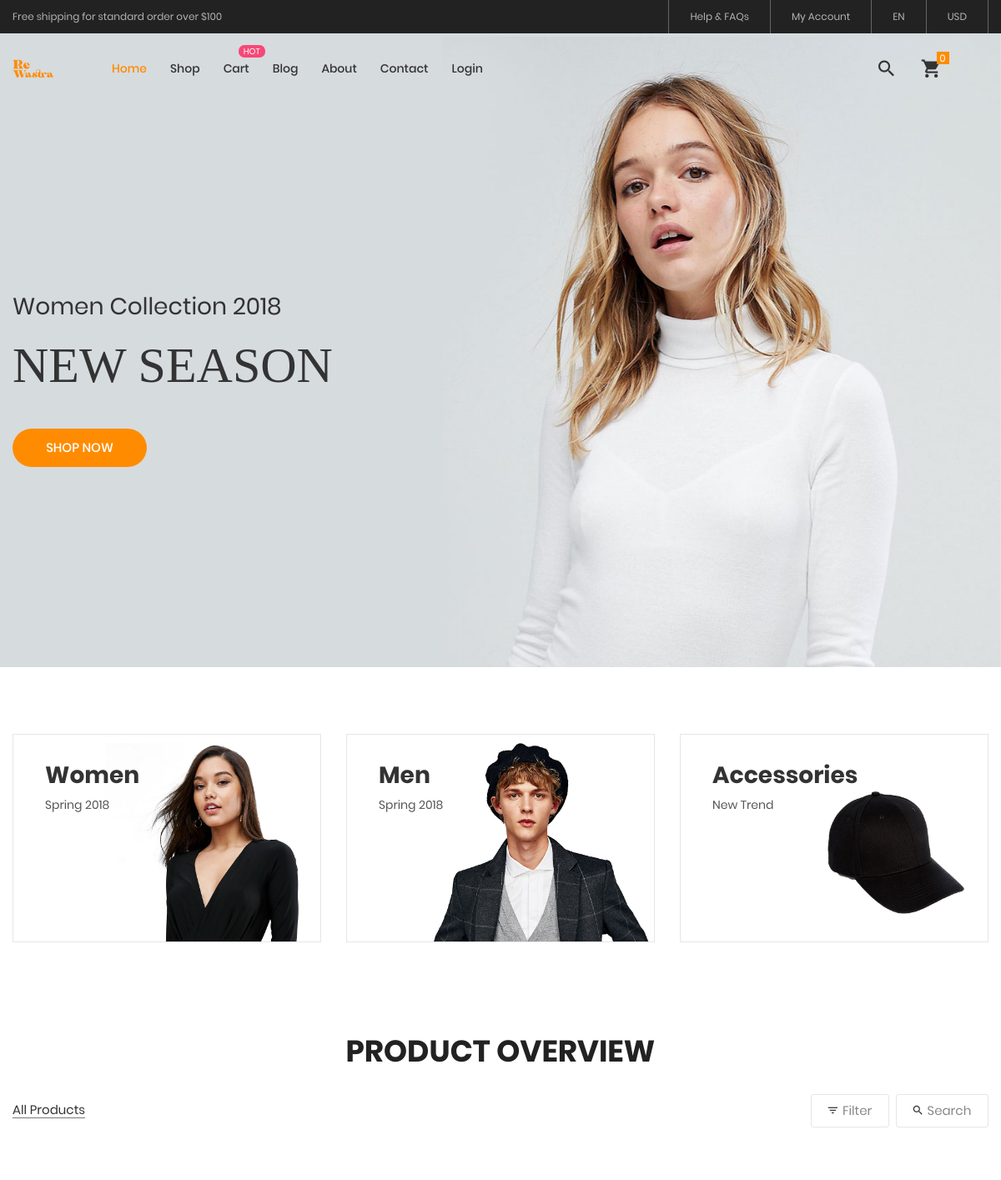
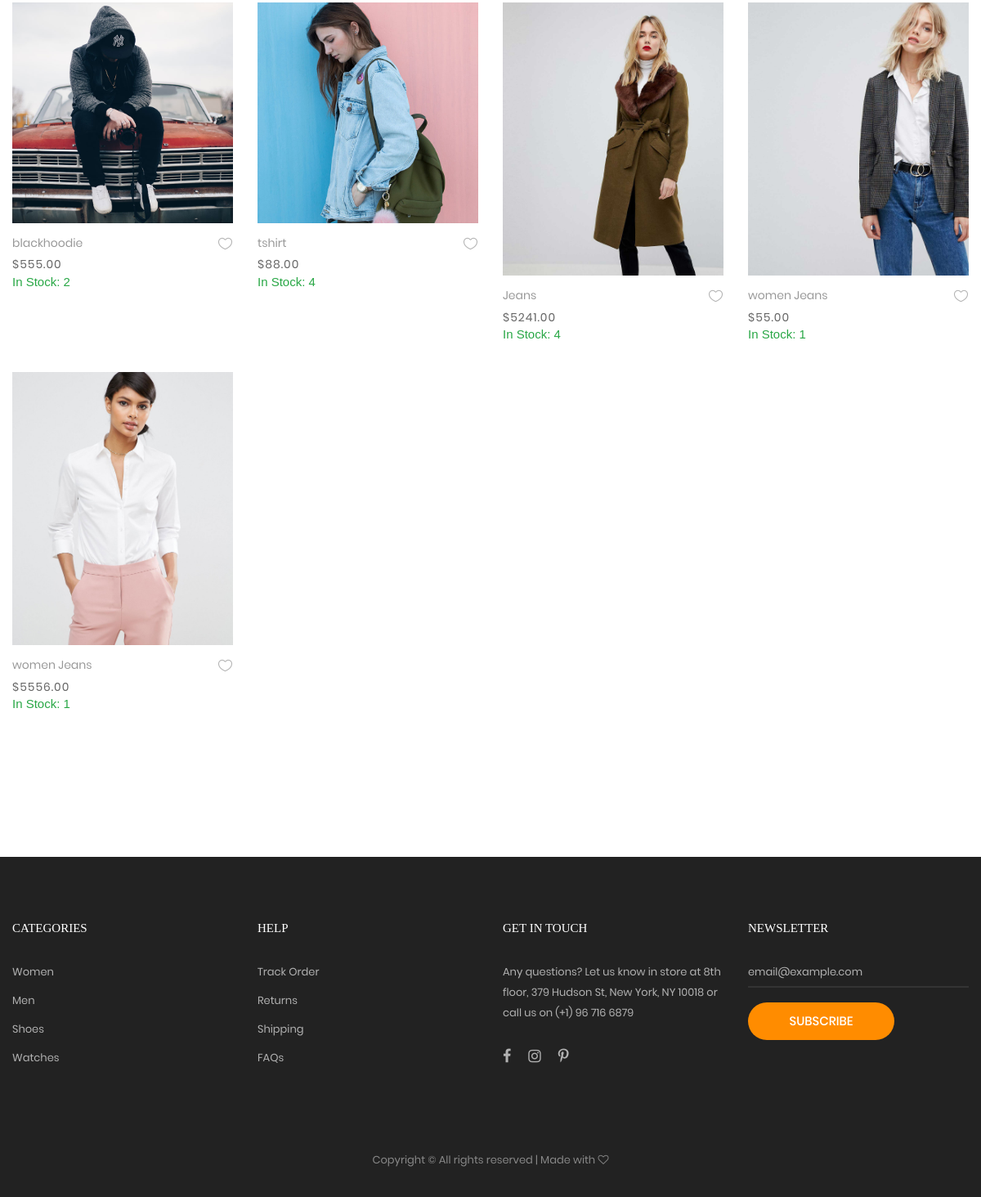
The page / on the database its author committed (2 pictures, top to bottom).
### sell/models.py (models this page shows, shortened)
class Product(models.Model):
    STATUS_CHOICES = [
        ('s', 'S'),
        ('m', 'M'),
        ('l', 'L'),
        ('xl', 'XL'),  # Consider adding a delivered status
    ]
    GENDER_CHOICES = [
        ('men', 'Men'),
        ('women', 'Women'),
        ('accessories', 'Accessories'),  # Consider adding a delivered status
    ]
    name = models.CharField(max_length=100)
    user = models.ForeignKey(CustomUser, on_delete=models.CASCADE, null=True, blank=True)
    description = models.TextField()
    price = models.DecimalField(max_digits=8, decimal_places=2)
    category = models.ForeignKey(Category, on_delete=models.CASCADE)
    material = models.ForeignKey(Material, on_delete=models.CASCADE, null=True, blank=True)
    discount = models.PositiveIntegerField(default=0, null=True, blank=True)
    image = models.ImageField(upload_to='static/products', null=True, blank=True)
    size = models.CharField(max_length=20,choices=STATUS_CHOICES, default='s')
    gender= models.CharField(max_length=20,choices=GENDER_CHOICES, default='men')
    created_at = models.DateTimeField(auto_now_add=True)
    stock_quantity = models.PositiveIntegerField(default=0)

### sell/views.py (the view, shortened to what this page needs)
# urls.py: path('',views.index,name='index'),
def index(request):
    if hasattr(request.user, 'is_farmer') and request.user.is_farmer:
        product = Product.objects.filter(user=request.user)
    else:
        product = Product.objects.all()
    category_obj = Category.objects.all()
    material_obj = Material.objects.all()
    sort_option = request.GET.get('sorted')
    search = request.GET.get('search')
    categories = request.GET.getlist('category')
    materials = request.GET.getlist('material')
    if sort_option == '2':
        product = product.order_by('-price')
    elif sort_option == '3':
        product = product.order_by('price')
    if search:
        product = product.filter(Q(name__icontains=search) | Q(category__name__icontains=search))
    if categories:
        product = product.filter(category__name__in=categories)
    if materials:
        product = product.filter(material__name__in=materials)
    total_cart_items = 0
    total_message_items = 0
    total_price = 0
    cart_items = []
    total_amount = sum(cart_item.total_price for cart_item in cart_items) if cart_items else 0
    context = {
        'product': product,
        'total_amount': total_amount,
        'search': search,
        'category_obj': category_obj,
        'material_obj': material_obj,
        'cart_items': cart_items,
        'total_cart_items': total_cart_items,
        'total_message_items': total_message_items,
    }
    return render(request, 'index.html', context)

### templates/index.html (shortened to what this page needs)
{% extends "base.html" %}
{% load static %}
{% block content %}
	<section class="section-slide">
		<div class="wrap-slick1">
			<div class="slick1">
				<div class="item-slick1" style="background-image: url({% static 'images/slide-01.jpg' %});">
					<div class="container h-full">
						<div class="flex-col-l-m h-full p-t-100 p-b-30 respon5">
							<div class="layer-slick1 animated visible-false" data-appear="fadeInDown" data-delay="0">
								<span class="ltext-101 cl2 respon2">
									Women Collection 2018
								</span>
							</div>
							<div class="layer-slick1 animated visible-false" data-appear="fadeInUp" data-delay="800">
								<h2 class="ltext-201 cl2 p-t-19 p-b-43 respon1">
									NEW SEASON
								</h2>
							</div>
							<div class="layer-slick1 animated visible-false" data-appear="zoomIn" data-delay="1600">
								<a href="" class="flex-c-m stext-101 cl0 size-101 bg1 bor1 hov-btn1 p-lr-15 trans-04">
									Shop Now
								</a>
							</div>
						</div>
					</div>
				</div>
			</div>
		</div>
	</section>
{% if request.user.is_superuser %}
<style>
    .service-item {
		text-align: center;
		padding: 20px;
		border-radius: 5px;
		margin-bottom: 20px;
		transition: background-color 0.3s ease, transform 0.3s ease;
		position: relative; /* Needed for stretched-link */
	  }
	  .service-item:hover {
		background-color: #ff8c00; /* Light yellow background on hover */
		transform: scale(1.05); /* Slightly scale up on hover */
	  }
	  .service-icon {
		font-size: 40px;
		color: #ff8c00;
		margin-bottom: 15px;
	  }
	  p {
		color: #222222;
	  }
	  .service-title {
		font-weight: bold;
		font-size: 28px;
		color: #ff8c00;
		margin-bottom: 10px;
	  }
</style>
  <div class="container mt-5">
	<div class="row">
	  <div class="col-12 title-all text-center mb-5">
		<h1 class="font-weight-bold">Dashboard</h1>
		<p>Consectetur adipiscing elit nullam nunc justo sagittis suscipit ultrices.</p>
	  </div>
	  <div class="col-md-4 mb-4">
		<a href="{% url "blog" %}" class="service-item stretched-link">
		  <div class="service-icon">
			<i class="zmdi zmdi-image"></i>
		  </div>
		  <h5 class="service-title">Gallery</h5>
		  <p>Lorem ipsum dolor sit amet, consectetur adipiscing elit nullam nunc justo sagittis suscipit ultrices.</p>
		</a>
	  </div>
	  <div class="col-md-4 mb-4">
		<a href="{% url "admin_farmer" %}" class="service-item stretched-link">
		  <div class="service-icon">
			{% comment %} <i class="fas fa-user-friends"></i> {% endcomment %}
			<i class="zmdi zmdi-accounts"></i>
		  </div>
		  <h5 class="service-title">View Sellers</h5>
		  <p>Lorem ipsum dolor sit amet, consectetur adipiscing elit nullam nunc justo sagittis suscipit ultrices.</p>
		</a>
	  </div>
	  <div class="col-md-4 mb-4">
		<a href="{% url "admin_consumer" %}" class="service-item stretched-link">
		  <div class="service-icon">
			<i class="zmdi zmdi-account"></i>
		  </div>
		  <h5 class="service-title">View Users</h5>
		  <p>Lorem ipsum dolor sit amet, consectetur adipiscing elit nullam nunc justo sagittis suscipit ultrices.</p>
		</a>
	  </div>
	  <div class="col-md-4 mb-4">
		<a href="{% url "admin_product" %}" class="service-item stretched-link">
		  <div class="service-icon">
			<i class="zmdi zmdi-markunread-mailbox"></i>
		  </div>
		  <h5 class="service-title">View Product</h5>
		  <p>Lorem ipsum dolor sit amet, consectetur adipiscing elit nullam nunc justo sagittis suscipit ultrices.</p>
		</a>
	  </div>
	  <div class="col-md-4 mb-4">
		<a href="{% url "admin_order" %}" class="service-item stretched-link">
		  <div class="service-icon">
			<i class="zmdi zmdi-truck"></i>
		  </div>
		  <h5 class="service-title">View Order</h5>
		  <p>Lorem ipsum dolor sit amet, consectetur adipiscing elit nullam nunc justo sagittis suscipit ultrices.</p>
		</a>
	  </div>
	  <div class="col-md-4 mb-4">
		<a href="{% url "logout" %}" class="service-item stretched-link">
		  <div class="service-icon">
			<i class="zmdi zmdi-eject"></i>
		  </div>
		  <h5 class="service-title">Logout</h5>
		  <p>Lorem ipsum dolor sit amet, consectetur adipiscing elit nullam nunc justo sagittis suscipit ultrices.</p>
		</a>
	  </div>
	</div>
</div>
<br>
<br>
<br>
{% else %}
{% if request.user.is_farmer %}
{% else %}
	<div class="sec-banner bg0 p-t-80 p-b-50">
		<div class="container">
			<div class="row">
				<div class="col-md-6 col-xl-4 p-b-30 m-lr-auto">
					<div class="block1 wrap-pic-w">
						<img src="{% static 'images/banner-01.jpg' %}" alt="IMG-BANNER">
						<a href="{% url 'gencategory' 'women' %}" class="block1-txt ab-t-l s-full flex-col-l-sb p-lr-38 p-tb-34 trans-03 respon3">
							<div class="block1-txt-child1 flex-col-l">
								<span class="block1-name ltext-102 trans-04 p-b-8">
									Women
								</span>
								<span class="block1-info stext-102 trans-04">
									Spring 2018
								</span>
							</div>
						</a>
					</div>
				</div>
				<div class="col-md-6 col-xl-4 p-b-30 m-lr-auto">
					<div class="block1 wrap-pic-w">
						<img src="{% static 'images/banner-02.jpg' %}" alt="IMG-BANNER">
						<a href="{% url 'gencategory' 'men' %}" class="block1-txt ab-t-l s-full flex-col-l-sb p-lr-38 p-tb-34 trans-03 respon3">
							<div class="block1-txt-child1 flex-col-l">
								<span class="block1-name ltext-102 trans-04 p-b-8">
									Men
								</span>
								<span class="block1-info stext-102 trans-04">
									Spring 2018
								</span>
							</div>
						</a>
					</div>
				</div>
				<div class="col-md-6 col-xl-4 p-b-30 m-lr-auto">
					<div class="block1 wrap-pic-w">
						<img src="{% static 'images/banner-03.jpg' %}" alt="IMG-BANNER">
						<a href="{% url 'gencategory' 'accessories' %}" class="block1-txt ab-t-l s-full flex-col-l-sb p-lr-38 p-tb-34 trans-03 respon3">
							<div class="block1-txt-child1 flex-col-l">
								<span class="block1-name ltext-102 trans-04 p-b-8">
									Accessories
								</span>
								<span class="block1-info stext-102 trans-04">
									New Trend
								</span>
							</div>
						</a>
					</div>
				</div>
			</div>
		</div>
	</div>
{% endif %}
	<section class="bg0 p-t-23 p-b-140">
		<div class="container">
			<div class="p-b-10">
				<h3 class="ltext-103 cl5 text-center my-2">
					{% if request.user.is_farmer %}
					Your Products
					{% else %}
					Product Overview
					{% endif %}
				</h3>
			</div>
			{% if request.user.is_farmer %}
			{% else %}
			<div class="flex-w flex-sb-m p-b-52">
				<div class="flex-w flex-l-m filter-tope-group m-tb-10">
					<button class="stext-106 cl6 hov1 bor3 trans-04 m-r-32 m-tb-5 how-active1" data-filter="*">
						All Products
					</button>
				</div>
				<div class="flex-w flex-c-m m-tb-10">
					<div class="flex-c-m stext-106 cl6 size-104 bor4 pointer hov-btn3 trans-04 m-r-8 m-tb-4 js-show-filter">
						<i class="icon-filter cl2 m-r-6 fs-15 trans-04 zmdi zmdi-filter-list"></i>
						 Filter
					</div>
					<div class="flex-c-m stext-106 cl6 size-105 bor4 pointer hov-btn3 trans-04 m-tb-4 js-show-search">
						<i class="icon-search cl2 m-r-6 fs-15 trans-04 zmdi zmdi-search"></i>
						Search
					</div>
				</div>
			</div>
			{% endif %}
			<div class="row isotope-grid">
				{% for item in product %}
					<div class="col-sm-6 col-md-4 col-lg-3 p-b-35 isotope-item women">
						<div class="block2">
							<div class="block2-pic hov-img0" >
								<img src="{{ item.image.url }}" alt="IMG-PRODUCT">
							</div>
							<div class="block2-txt flex-w flex-t p-t-14">
								<div class="block2-txt-child1 flex-col-l">
									<a href="product-detail.html" class="stext-104 cl4 hov-cl1 trans-04 js-name-b2 p-b-6">
										{{ item.name }}
									</a>
									<span class="stext-105 cl3">
										${{ item.price }}
									</span>
									{% if item.stock_quantity > 0 %}
									<p class="text-success">In Stock: {{ item.stock_quantity }}</p>
								{% else %}
									<p class="text-danger">Out of Stock</p>
								{% endif %}
								</div>
								<div class="block2-txt-child2 flex-r p-t-3">
									<a href="#" class="btn-addwish-b2 dis-block pos-relative js-addwish-b2">
										<img class="icon-heart1 dis-block trans-04" src="{% static 'images/icons/icon-heart-01.png' %}" alt="ICON">
									</a>
								</div>
							</div>
						</div>
					</div>
				{% endfor %}
			</div>
		</div>
	</section>
	{% endif %}
	{% endblock content %}

### rows shown on the page
Product: image (picture), name "blackhoodie", price "555.00", stock_quantity "2"
Product: image (picture), name "tshirt", price "88.00", stock_quantity "4"
Product: image (picture), name "Jeans", price "5241.00", stock_quantity "4"
Product: image (picture), name "women Jeans", price "55.00", stock_quantity "1"
Product: image (picture), name "women Jeans", price "5556.00", stock_quantity "1"
